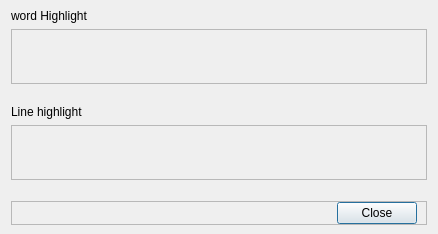
<?xml version="1.0" encoding="UTF-8"?>
<ui version="4.0">
 <class>HighlightColorsSelectionDlg</class>
 <widget class="QDialog" name="HighlightColorsSelectionDlg">
  <property name="windowModality">
   <enum>Qt::NonModal</enum>
  </property>
  <property name="geometry">
   <rect>
    <x>0</x>
    <y>0</y>
    <width>438</width>
    <height>234</height>
   </rect>
  </property>
  <property name="windowTitle">
   <string>Colors Selection</string>
  </property>
  <property name="modal">
   <bool>false</bool>
  </property>
  <layout class="QVBoxLayout" name="verticalLayout">
   <property name="spacing">
    <number>6</number>
   </property>
   <property name="sizeConstraint">
    <enum>QLayout::SetMinimumSize</enum>
   </property>
   <property name="topMargin">
    <number>9</number>
   </property>
   <property name="bottomMargin">
    <number>9</number>
   </property>
   <item>
    <widget class="QLabel" name="label">
     <property name="sizePolicy">
      <sizepolicy hsizetype="Preferred" vsizetype="Fixed">
       <horstretch>0</horstretch>
       <verstretch>0</verstretch>
      </sizepolicy>
     </property>
     <property name="text">
      <string>word Highlight</string>
     </property>
     <property name="alignment">
      <set>Qt::AlignLeading|Qt::AlignLeft|Qt::AlignTop</set>
     </property>
     <property name="indent">
      <number>-1</number>
     </property>
    </widget>
   </item>
   <item>
    <widget class="QFrame" name="WordHighlightsFrame">
     <property name="sizePolicy">
      <sizepolicy hsizetype="Preferred" vsizetype="Minimum">
       <horstretch>0</horstretch>
       <verstretch>0</verstretch>
      </sizepolicy>
     </property>
     <property name="frameShape">
      <enum>QFrame::StyledPanel</enum>
     </property>
     <property name="frameShadow">
      <enum>QFrame::Raised</enum>
     </property>
     <layout class="QHBoxLayout" name="horizontalLayout_4"/>
    </widget>
   </item>
   <item>
    <spacer name="verticalSpacer_2">
     <property name="orientation">
      <enum>Qt::Vertical</enum>
     </property>
     <property name="sizeType">
      <enum>QSizePolicy::Fixed</enum>
     </property>
     <property name="sizeHint" stdset="0">
      <size>
       <width>20</width>
       <height>15</height>
      </size>
     </property>
    </spacer>
   </item>
   <item>
    <widget class="QLabel" name="label_2">
     <property name="sizePolicy">
      <sizepolicy hsizetype="Preferred" vsizetype="Fixed">
       <horstretch>0</horstretch>
       <verstretch>0</verstretch>
      </sizepolicy>
     </property>
     <property name="text">
      <string>Line highlight</string>
     </property>
     <property name="alignment">
      <set>Qt::AlignLeading|Qt::AlignLeft|Qt::AlignTop</set>
     </property>
    </widget>
   </item>
   <item>
    <widget class="QFrame" name="LineHighlightFrame">
     <property name="frameShape">
      <enum>QFrame::StyledPanel</enum>
     </property>
     <property name="frameShadow">
      <enum>QFrame::Raised</enum>
     </property>
     <layout class="QHBoxLayout" name="horizontalLayout_5"/>
    </widget>
   </item>
   <item>
    <spacer name="verticalSpacer">
     <property name="orientation">
      <enum>Qt::Vertical</enum>
     </property>
     <property name="sizeType">
      <enum>QSizePolicy::Fixed</enum>
     </property>
     <property name="sizeHint" stdset="0">
      <size>
       <width>20</width>
       <height>15</height>
      </size>
     </property>
    </spacer>
   </item>
   <item>
    <widget class="QFrame" name="BtnFrame">
     <property name="sizePolicy">
      <sizepolicy hsizetype="Preferred" vsizetype="Fixed">
       <horstretch>0</horstretch>
       <verstretch>0</verstretch>
      </sizepolicy>
     </property>
     <property name="frameShape">
      <enum>QFrame::StyledPanel</enum>
     </property>
     <property name="frameShadow">
      <enum>QFrame::Raised</enum>
     </property>
     <layout class="QHBoxLayout" name="horizontalLayout">
      <property name="topMargin">
       <number>0</number>
      </property>
      <property name="bottomMargin">
       <number>0</number>
      </property>
      <item>
       <spacer name="horizontalSpacer">
        <property name="orientation">
         <enum>Qt::Horizontal</enum>
        </property>
        <property name="sizeHint" stdset="0">
         <size>
          <width>40</width>
          <height>20</height>
         </size>
        </property>
       </spacer>
      </item>
      <item>
       <widget class="QPushButton" name="CloseBtn">
        <property name="text">
         <string>Close</string>
        </property>
       </widget>
      </item>
     </layout>
    </widget>
   </item>
  </layout>
 </widget>
 <resources/>
 <connections/>
</ui>
